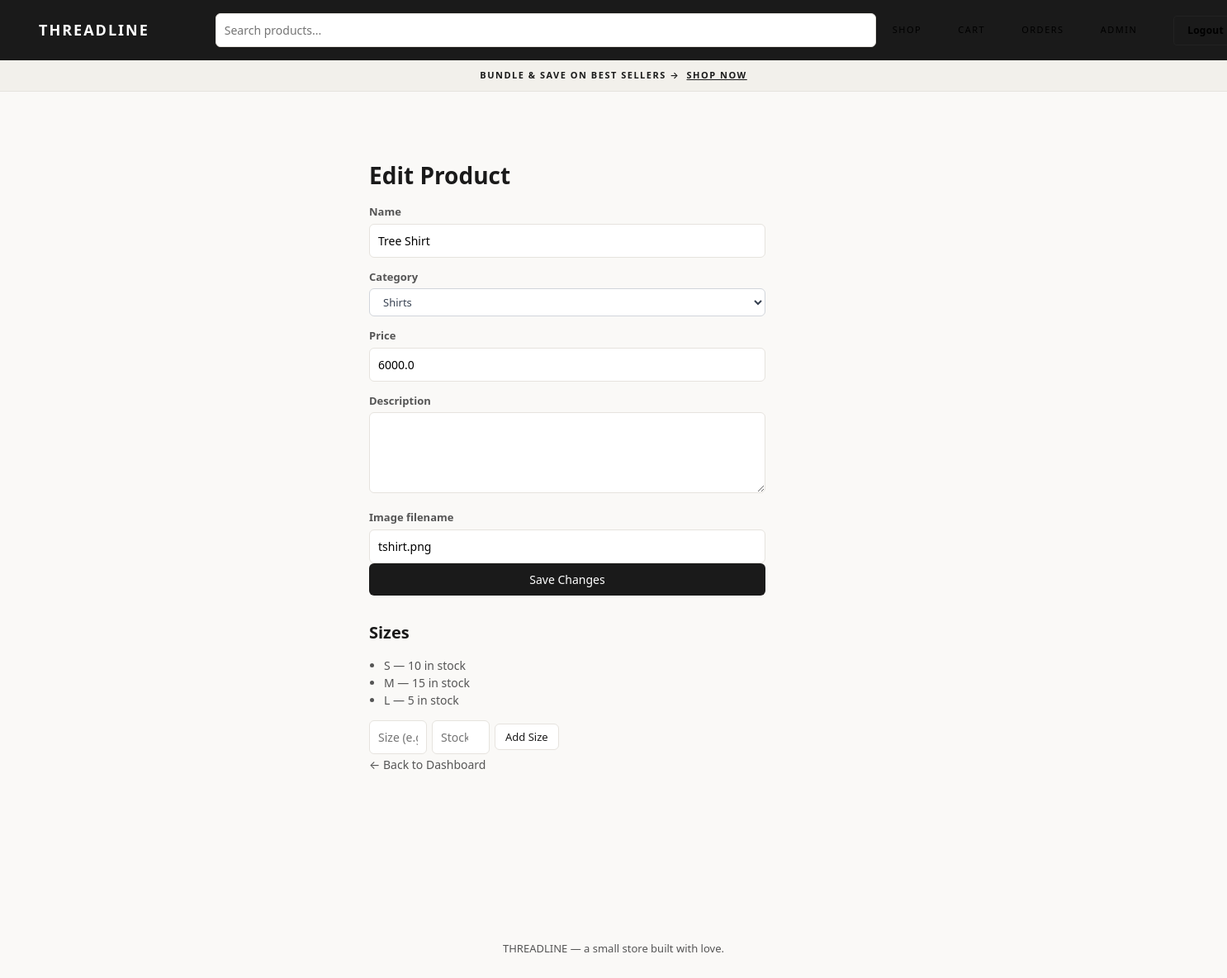
Page /admin/edit-product/1 (signed in) on the committed database.
### website/models.py (models this page shows)
class Product(db.Model):
    id = db.Column(db.Integer, primary_key=True)
    name = db.Column(db.String(150), nullable=False)
    price = db.Column(db.Float, nullable=False)
    description = db.Column(db.String(500))
    image_url = db.Column(db.String(300))
    category = db.Column(db.String(100), default='Uncategorized')
    variants = db.relationship('Variant', backref='product', lazy=True)

class Variant(db.Model):
    id = db.Column(db.Integer, primary_key=True)
    product_id = db.Column(db.Integer, db.ForeignKey('product.id'), nullable=False)
    size = db.Column(db.String(20), nullable=False)
    stock = db.Column(db.Integer, default=0)

### website/admin.py (the view, shortened to what this page needs)
@admin.route('/admin/edit-product/<int:product_id>', methods=['GET', 'POST'])
@login_required
@admin_required
def edit_product(product_id):
    product = Product.query.get_or_404(product_id)
    return render_template('admin_edit_product.html', product=product, categories=CATEGORIES)

### website/admin.py (called while the page is built)
def admin_required(func):
    @wraps(func)
    def wrapper(*args, **kwargs):
        if not current_user.is_authenticated or not current_user.is_admin:
            abort(403)
        return func(*args, **kwargs)
    return wrapper

### website/templates/admin_edit_product.html (shortened to what this page needs)
{% extends "base.html" %}
{% block content %}
<div class="page-narrow">
    <h1>Edit Product</h1>
    <form method="POST" class="admin-form">
        <label>Name</label>
        <input type="text" name="name" value="{{ product.name }}" required>
        <label>Category</label>
        <select name="category">
            {% for cat in categories %}
                <option value="{{ cat }}" {% if product.category == cat %}selected{% endif %}>{{ cat }}</option>
            {% endfor %}
        </select>
        <label>Price</label>
        <input type="number" step="0.01" name="price" value="{{ product.price }}" required>
        <label>Description</label>
        <textarea name="description" rows="4">{{ product.description }}</textarea>
        <label>Image filename</label>
        <input type="text" name="image_url" value="{{ product.image_url }}">
        <button type="submit" class="btn-primary btn-block">Save Changes</button>
    </form>
    <h2 class="variant-section-title">Sizes</h2>
    {% if product.variants %}
        <ul class="variant-list">
        {% for v in product.variants %}
            <li>{{ v.size }} — {{ v.stock }} in stock</li>
        {% endfor %}
        </ul>
    {% else %}
        <p><em>No sizes yet.</em></p>
    {% endif %}
    <form method="POST" action="/admin/add-variant/{{ product.id }}" class="inline-form">
        <input type="text" name="size" placeholder="Size (e.g. XL)" required>
        <input type="number" name="stock" placeholder="Stock" min="0" required>
        <button type="submit" class="btn-secondary btn-sm">Add Size</button>
    </form>
    <a href="/admin" class="back-link">&larr; Back to Dashboard</a>
</div>
{% endblock %}

### website/static/css/style.css (style rules this page uses)
:root { --ink: #1a1a1a; --ink-soft: #555; --paper: #faf9f7; --card: #ffffff; --line: #e6e3de; --accent: #b5651d; --success: #2e7d32; --error: #c62828; --radius: 10px; }
* { box-sizing: border-box; }
body { font-family: 'Segoe UI', -apple-system, Arial, sans-serif; margin: 0; background-color: var(--paper); color: var(--ink); line-height: 1.5; }
a { color: inherit; }
h1 { font-size: 28px; margin: 0 0 8px; }
h2 { font-size: 20px; margin: 32px 0 12px; }
.page-narrow { max-width: 640px; margin: 40px auto; padding: 0 24px; }
button, .btn-primary, .btn-secondary { font-family: inherit; cursor: pointer; border-radius: 6px; font-size: 14px; border: none; padding: 10px 18px; text-decoration: none; display: inline-block; text-align: center; }
.btn-primary { background-color: var(--ink); color: #fff; }
.btn-secondary { background: #fff; color: var(--ink); border: 1px solid var(--line) !important; }
.btn-sm { padding: 6px 12px; font-size: 13px; }
.btn-block { width: 100%; }
input, select, textarea { padding: 10px; border-radius: 6px; border: 1px solid var(--line); font-family: inherit; font-size: 14px; width: 100%; background: #fff; }
label { font-size: 13px; font-weight: 600; color: var(--ink-soft); display: block; margin: 14px 0 4px; }
.inline-form { display: flex; gap: 6px; align-items: center; }
.inline-form input { width: 70px; }
.back-link { display: inline-block; margin-bottom: 20px; color: var(--ink-soft); text-decoration: none; font-size: 14px; }
.admin-form { max-width: 480px; }
.variant-section-title { margin-top: 30px; }
.variant-list { padding-left: 18px; color: var(--ink-soft); font-size: 14px; }
select, .status-dropdown { min-width: 120px !important; padding: 6px 12px !important; border: 1px solid #d1d5db !important; border-radius: 6px !important; font-size: 13px !important; background-color: #ffffff !important; color: #374151 !important; cursor: pointer !important; }

### rows in the picture
Product: name "Tree Shirt", category "Shirts", price "6000.0", image_url "tshirt.png"
Variant: size "S", stock "10"
Variant: size "M", stock "15"
Variant: size "L", stock "5"
